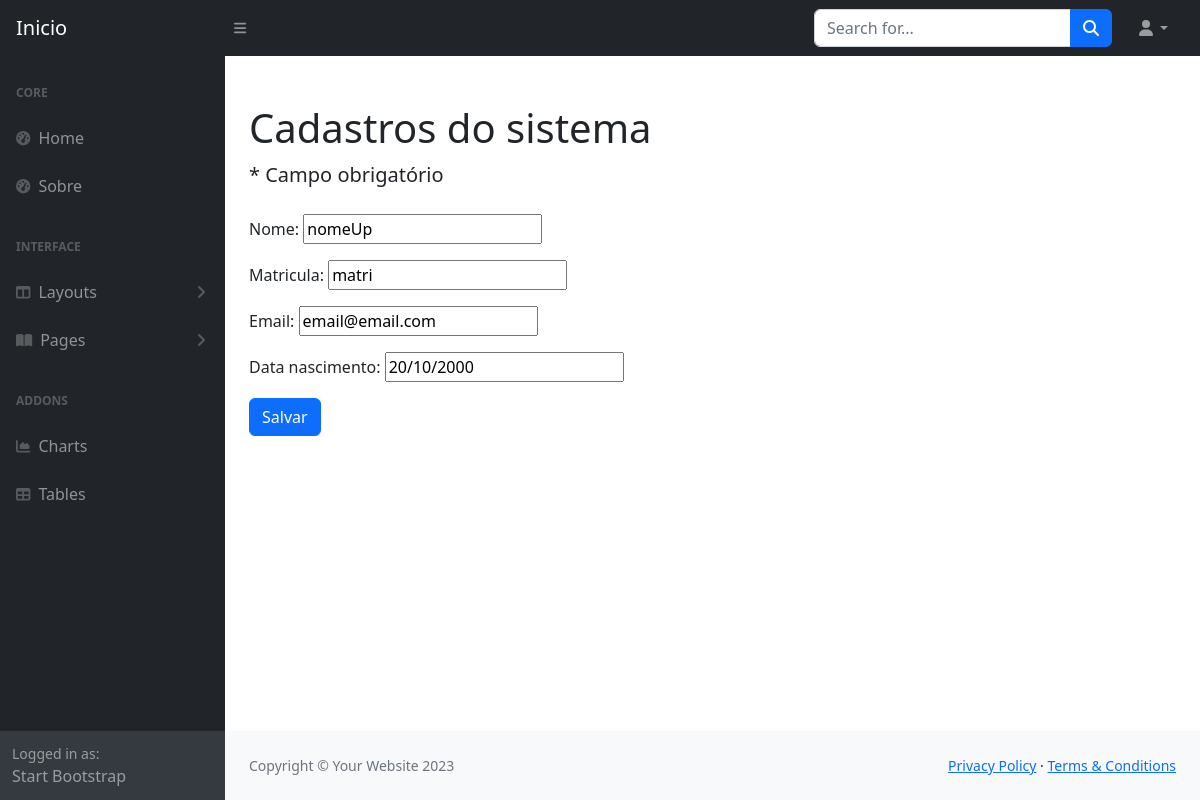
The app's page /cadastros/estudante/update/2, older data.
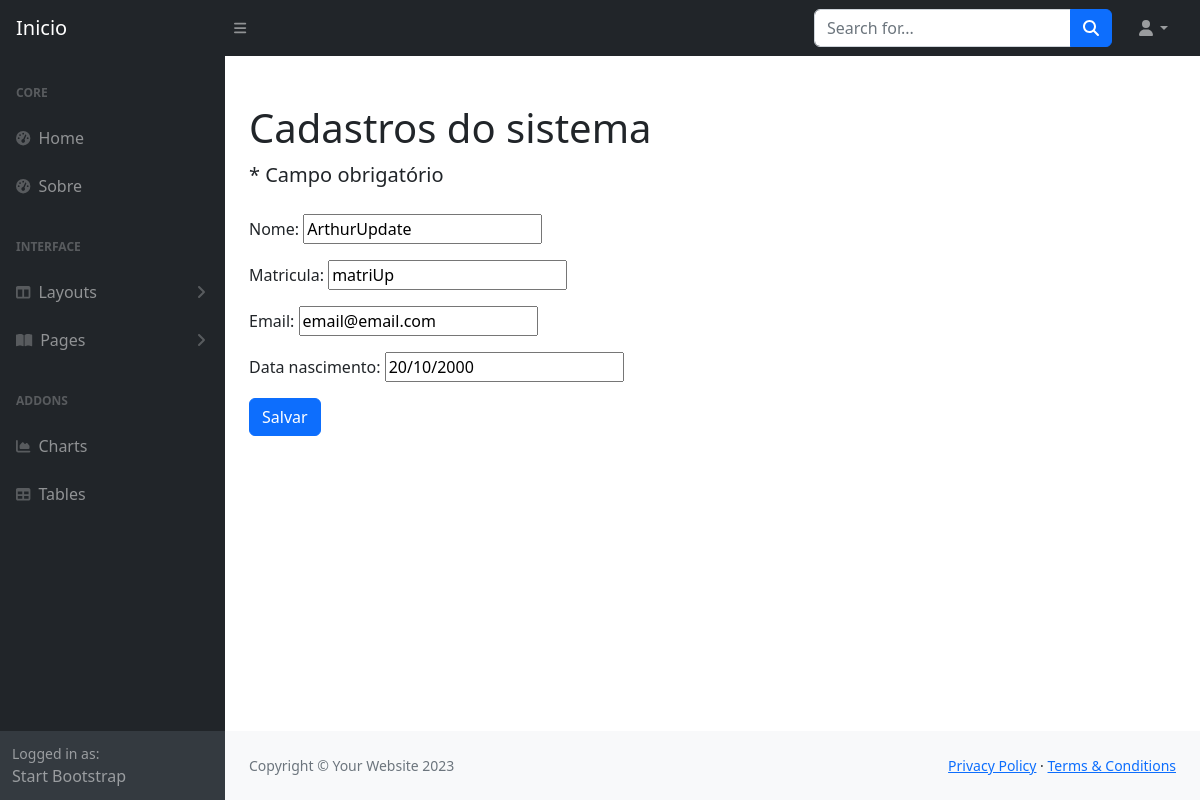
The same page, newer data.
### cadastros/models.py (models this page shows, shortened)
class Estudante(models.Model):
    nome = models.CharField(max_length=255)
    matricula = models.CharField(max_length=255)
    data_nascimento = models.DateField()
    email = models.EmailField()
    atualizado_em = models.DateTimeField(auto_now=True)

### cadastros/views.py (the view)
# urls.py: path('estudante/update/<int:pk>', UpdateEstudante.as_view(), name='update-estudante'),
class UpdateEstudante(UpdateView, LoginRequiredMixin, PermissionRequiredMixin):
    model = Estudante
    fields = ['nome', 'matricula', 'email', 'data_nascimento']
    template_name = 'cadastros/form_create.html'
    success_url = reverse_lazy('list-estudante')
    login_url = reverse_lazy('login')
    permission_required = u"Administrador"

### cadastros/templates/cadastros/form_create.html (shortened to what this page needs)
{% extends 'paginas/modelo.html' %}
{% load static %}
{% block conteudo %}
<h1 class="mt-4">Cadastros do sistema</h1>
<p class="lead">
    * Campo obrigatório
</p>
<form method="POST" class="my-4">
    {{ form.as_p }}
    <button type="submit" class="btn btn-primary">
        Salvar
    </button>
</form>
<br>
{% endblock %}

Row changes from the older to the newer data that the page shows:
changed Estudante "email@email.com": nome "nomeUp" → "ArthurUpdate"; matricula "matri" → "matriUp"
